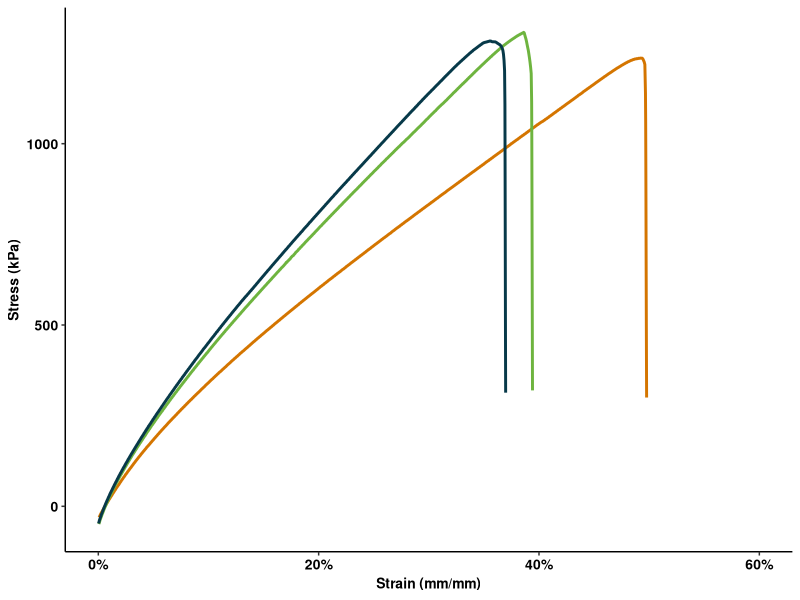
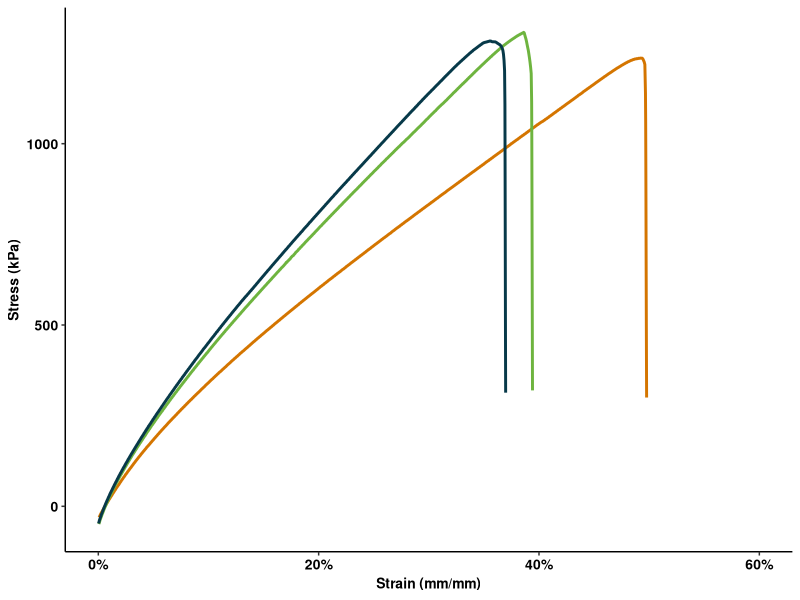

Reproduce these figures in R, in order. (Note: this script raises an error after producing the figures.)
library(ggplot2)
library(scales)
library(svglite)
data_1 = read.csv("trial_1.csv")
#Clean up the data, remove unnecessary headers
data_1 = data_1[-(1:2136),(1:3)]
colnames(data_1) = c("Time", "Displacement", "Force")
data_1$Time = as.numeric(as.character(data_1$Time))
data_1$Displacement = as.numeric(as.character(data_1$Displacement))
data_1$Force = as.numeric(as.character(data_1$Force))
#Compute Strain (mm/mm)
data_1$Tensile_Strain = data_1$Displacement/14.18
#Compute Stress
data_1$Tensile_Stress = data_1$Force/(1.07*1.58)
data_1$trial = "1"

data_2 = read.csv("trial_2.csv")
data_2 = data_2[-(1:2136),(1:3)]
colnames(data_2) = c("Time", "Displacement", "Force")
data_2$Time = as.numeric(as.character(data_2$Time))
data_2$Displacement = as.numeric(as.character(data_2$Displacement))
data_2$Force = as.numeric(as.character(data_2$Force))
data_2$Tensile_Strain = data_2$Displacement/15.31
data_2$Tensile_Stress = data_2$Force/(1.58*1.05)
data_2$trial = "2"

data_3 = read.csv("trial_3.csv")
data_3 = data_3[-(1:2136),(1:3)]
colnames(data_3) = c("Time", "Displacement", "Force")
data_3$Time = as.numeric(as.character(data_3$Time))
data_3$Displacement = as.numeric(as.character(data_3$Displacement))
data_3$Force = as.numeric(as.character(data_3$Force))
data_3$Tensile_Strain = data_3$Displacement/14.22
data_3$Tensile_Stress = data_3$Force/(1.57*0.96)
data_3$trial = "3"

#Combine trials in one single file
subtotal = rbind(data_1, data_2)
total = rbind(subtotal, data_3)

ggplot(total) +
  geom_path(aes(x = Tensile_Strain, y = Tensile_Stress, color = trial), size = 1) +
  #Use Cornell branding color
  scale_color_manual(name = "Trial",
                     limits = c("1", "2", "3"),
                     values = c("#D47500", "#6EB43F", "#073949")) +
  labs(x = "Strain (mm/mm)", y = "Stress (kPa)") +
  scale_x_continuous(limits = c(0,0.60), n.breaks = 5, labels = scales::percent) +
  theme_classic() +
  theme(
    axis.text.x = element_text(size=10, color = "black", face = "bold"),
    axis.text.y = element_text(size=10, color = "black", face = "bold"),
    axis.title = element_text(size=10, color = "black", face = "bold"),
    legend.title = element_text(size=10, color = "black", face = "bold"),
    legend.text = element_text(size=10, color = "black", face = "bold"),
    legend.position = "none")
ggsave("tension.svg", width = 50, height = 50, units = "mm")
levels(processed$Cycle)
